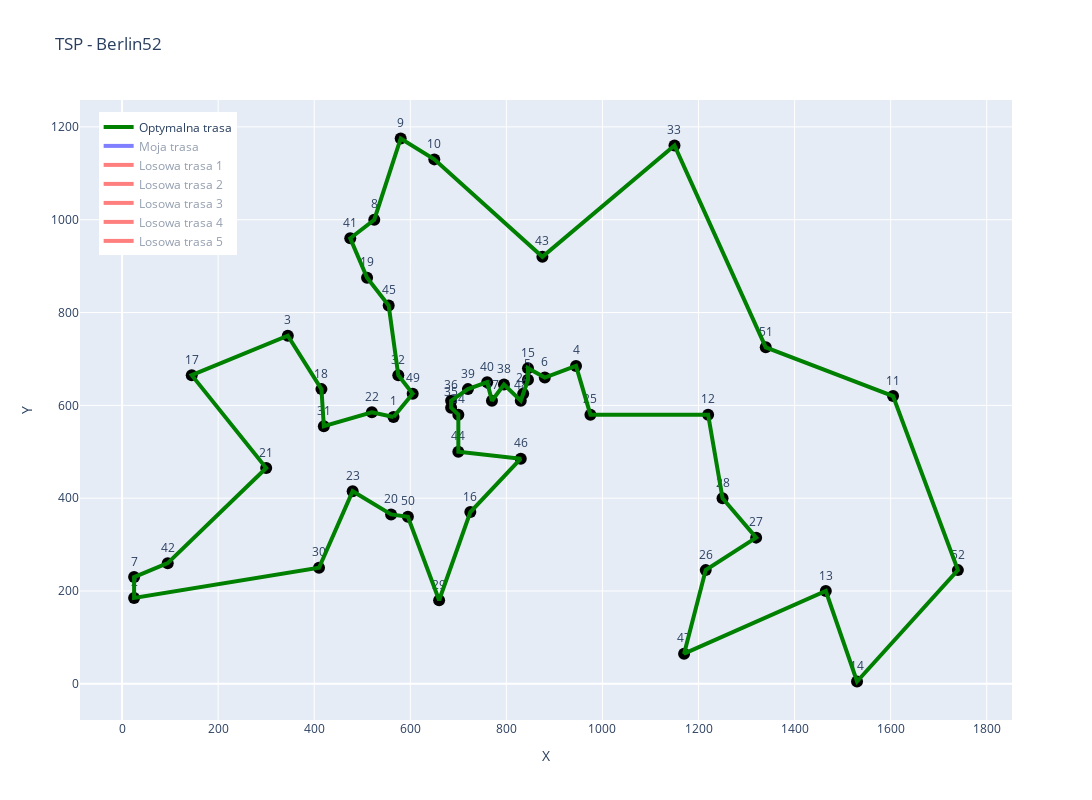

The cell this chart's notebook holds for it:
### Markdown cell above
ZADANIE 1.1

### Code cell
import tsplib95
import plotly.graph_objects as go
import numpy as np

# Wczytywanie problemu BERLIN 52
problem = tsplib95.load('berlin52.tsp')
coords = problem.node_coords
nodes = list(coords.keys())
N = len(nodes)

def build_distance_matrix(problem) -> np.ndarray:
    n = problem.dimension + 1
    D = np.zeros((n, n), dtype=int)
    for i in range(1, n):
        for j in range(1, n):
            # TSPLIB ma węzły 1..n, my indeksujemy 0..n-1
            D[i, j] = problem.get_weight(i, j)
    return D

def to_zero_based(tour_1based: list[int]) -> np.ndarray:
    """Zamienia [1..n] na [0..n-1]"""
    return np.asarray(tour_1based, dtype=np.int64) - 1

D = build_distance_matrix(problem)

# Optymalna sciezka
opt = tsplib95.load('berlin52.opt.tour')
opt_tours = opt.tours
optimal_tour = list(opt_tours[0])

# Funkcja pomocnicza do rysowania trasy
def create_trace(path, color='blue', name='Trasa', visible=False):
    x = [coords[node][0] for node in path] + [coords[path[0]][0]]
    y = [coords[node][1] for node in path] + [coords[path[0]][1]]

    return go.Scatter(
        x=x,
        y=y,
        mode='lines',
        textposition="top center",
        line=dict(color=color, width=4),
        name=name,
        visible='legendonly' if not visible else True,
        showlegend=True
    )

# Generuje losowa trasę
def random_tour(start_fixed=True):
    order = list(range(1, N + 1))
    if start_fixed:
        tail = order[1:]
        np.random.shuffle(tail)
        order[1:] = tail
    else:
        np.random.shuffle(order)
    return order


random_traces = []
for _ in range(5):
    random_traces.append(random_tour())

my_path = [3, 15, 36, 19, 8, 17, 31, 28, 26, 45, 18, 5, 13, 47, 39, 23, 46, 49, 48, 42, 4, 32, 12, 38, 35, 1, 44, 43, 33, 24, 11, 7, 6, 9, 16, 25, 41, 27, 29, 22, 30, 52, 2, 10, 21, 37, 20, 14, 51, 50, 40, 34, 3]

# 📌 Tylko punkty (bez trasy)
points_trace = go.Scatter(
    x=[coords[n][0] for n in nodes],
    y=[coords[n][1] for n in nodes],
    mode='markers+text',
    text=[str(n) for n in nodes],
    textposition="top center",
    marker=dict(size=12, color='black'),
    name='Miasta',
    showlegend=False 
)

fig = go.Figure()

fig.add_trace(points_trace)
fig.add_trace(create_trace(optimal_tour, color='green', name="Optymalna trasa", visible=True))
fig.add_trace(create_trace(my_path, color='blue', name="Moja trasa"))
for i, trace in enumerate(random_traces):
    fig.add_trace(create_trace(trace, color='red', name=f"Losowa trasa {i + 1}"))

fig.update_layout(
    title="TSP - Berlin52",
    xaxis_title="X",
    yaxis_title="Y",
    width=1200,
    height=800,
    legend=dict(x=0.02, y=0.98)
)

fig.show()

### Figure 1 — Plotly figure (JSON) as saved in the notebook; plotly's stock layout.template omitted (floating-point values rounded to 4 significant figures)
{"data": [{"marker": {"color": "black", "size": 12}, "mode": "markers+text", "name": "Miasta", "showlegend": false, "text": ["1", "2", "3", "4", "5", "6", "7", "8", "9", "10", "11", "12", "13", "14", "15", "16", "17", "18", "19", "20", "21", "22", "23", "24", "25", "26", "27", "28", "29", "30", "31", "32", "33", "34", "35", "36", "37", "38", "39", "40", "41", "42", "43", "44", "45", "46", "47", "48", "49", "50", "51", "52"], "textposition": "top center", "type": "scatter", "x": [565, 25, 345, 945, 845, 880, 25, 525, 580, 650, 1605, 1220, 1465, 1530, 845, 725, 145, 415, 510, 560, 300, 520, 480, 835, 975, 1215, 1320, 1250, 660, 410, 420, 575, 1150, 700, 685, 685, 770, 795, 720, 760, 475, 95, 875, 700, 555, 830, 1170, 830, 605, 595, 1340, 1740], "y": [575, 185, 750, 685, 655, 660, 230, 1000, 1175, 1130, 620, 580, 200, 5, 680, 370, 665, 635, 875, 365, 465, 585, 415, 625, 580, 245, 315, 400, 180, 250, 555, 665, 1160, 580, 595, 610, 610, 645, 635, 650, 960, 260, 920, 500, 815, 485, 65, 610, 625, 360, 725, 245]}, {"line": {"color": "green", "width": 4}, "mode": "lines", "name": "Optymalna trasa", "showlegend": true, "textposition": "top center", "type": "scatter", "visible": true, "x": [565, 605, 575, 555, 510, 475, 525, 580, 650, 875, 1150, 1340, 1605, 1740, 1530, 1465, 1170, 1215, 1320, 1250, 1220, 975, 945, 880, 845, 845, 835, 830, 795, 770, 760, 720, 685, 685, 700, 700, 830, 725, 660, 595, 560, 480, 410, 25, 25, 95, 300, 145, 345, 415, 420, 520, 565], "y": [575, 625, 665, 815, 875, 960, 1000, 1175, 1130, 920, 1160, 725, 620, 245, 5, 200, 65, 245, 315, 400, 580, 580, 685, 660, 680, 655, 625, 610, 645, 610, 650, 635, 610, 595, 580, 500, 485, 370, 180, 360, 365, 415, 250, 185, 230, 260, 465, 665, 750, 635, 555, 585, 575]}, {"line": {"color": "blue", "width": 4}, "mode": "lines", "name": "Moja trasa", "showlegend": true, "textposition": "top center", "type": "scatter", "visible": "legendonly", "x": [345, 845, 685, 510, 525, 145, 420, 1250, 1215, 555, 415, 845, 1465, 1170, 720, 480, 830, 605, 830, 95, 945, 575, 1220, 795, 685, 565, 700, 875, 1150, 835, 1605, 25, 880, 580, 725, 975, 475, 1320, 660, 520, 410, 1740, 25, 650, 300, 770, 560, 1530, 1340, 595, 760, 700, 345, 345], "y": [750, 680, 610, 875, 1000, 665, 555, 400, 245, 815, 635, 655, 200, 65, 635, 415, 485, 625, 610, 260, 685, 665, 580, 645, 595, 575, 500, 920, 1160, 625, 620, 230, 660, 1175, 370, 580, 960, 315, 180, 585, 250, 245, 185, 1130, 465, 610, 365, 5, 725, 360, 650, 580, 750, 750]}, {"line": {"color": "red", "width": 4}, "mode": "lines", "name": "Losowa trasa 1", "showlegend": true, "textposition": "top center", "type": "scatter", "visible": "legendonly", "x": [565, 1465, 1320, 145, 945, 95, 595, 1250, 1740, 1340, 1215, 700, 1605, 685, 845, 700, 880, 560, 1150, 520, 580, 555, 725, 650, 760, 415, 525, 845, 830, 475, 300, 25, 685, 975, 25, 875, 830, 410, 720, 660, 345, 510, 605, 420, 480, 575, 1220, 795, 1530, 1170, 835, 770, 565], "y": [575, 200, 315, 665, 685, 260, 360, 400, 245, 725, 245, 500, 620, 595, 680, 580, 660, 365, 1160, 585, 1175, 815, 370, 1130, 650, 635, 1000, 655, 485, 960, 465, 185, 610, 580, 230, 920, 610, 250, 635, 180, 750, 875, 625, 555, 415, 665, 580, 645, 5, 65, 625, 610, 575]}, {"line": {"color": "red", "width": 4}, "mode": "lines", "name": "Losowa trasa 2", "showlegend": true, "textposition": "top center", "type": "scatter", "visible": "legendonly", "x": [565, 1530, 720, 700, 95, 300, 760, 725, 410, 25, 770, 475, 510, 1465, 145, 660, 1340, 880, 1740, 875, 1150, 700, 1250, 480, 595, 1170, 555, 345, 975, 525, 1215, 795, 845, 685, 580, 560, 605, 25, 1220, 1320, 685, 420, 835, 575, 945, 520, 830, 1605, 845, 830, 415, 650, 565], "y": [575, 5, 635, 580, 260, 465, 650, 370, 250, 185, 610, 960, 875, 200, 665, 180, 725, 660, 245, 920, 1160, 500, 400, 415, 360, 65, 815, 750, 580, 1000, 245, 645, 680, 595, 1175, 365, 625, 230, 580, 315, 610, 555, 625, 665, 685, 585, 610, 620, 655, 485, 635, 1130, 575]}, {"line": {"color": "red", "width": 4}, "mode": "lines", "name": "Losowa trasa 3", "showlegend": true, "textposition": "top center", "type": "scatter", "visible": "legendonly", "x": [565, 1530, 525, 1340, 945, 555, 25, 875, 1465, 520, 845, 650, 1605, 1740, 420, 760, 685, 145, 480, 1170, 1320, 510, 720, 345, 700, 95, 560, 725, 575, 770, 410, 700, 830, 25, 475, 595, 830, 1150, 300, 580, 1215, 685, 835, 1220, 975, 795, 845, 1250, 880, 660, 415, 605, 565], "y": [575, 5, 1000, 725, 685, 815, 230, 920, 200, 585, 655, 1130, 620, 245, 555, 650, 595, 665, 415, 65, 315, 875, 635, 750, 500, 260, 365, 370, 665, 610, 250, 580, 610, 185, 960, 360, 485, 1160, 465, 1175, 245, 610, 625, 580, 580, 645, 680, 400, 660, 180, 635, 625, 575]}, {"line": {"color": "red", "width": 4}, "mode": "lines", "name": "Losowa trasa 4", "showlegend": true, "textposition": "top center", "type": "scatter", "visible": "legendonly", "x": [565, 835, 945, 525, 1220, 845, 145, 480, 660, 580, 795, 605, 685, 770, 1465, 475, 700, 555, 560, 345, 1170, 720, 415, 650, 875, 700, 1250, 760, 520, 25, 1605, 300, 725, 975, 1740, 410, 1320, 595, 1150, 1215, 685, 510, 830, 95, 25, 1530, 845, 830, 420, 575, 1340, 880, 565], "y": [575, 625, 685, 1000, 580, 655, 665, 415, 180, 1175, 645, 625, 595, 610, 200, 960, 580, 815, 365, 750, 65, 635, 635, 1130, 920, 500, 400, 650, 585, 230, 620, 465, 370, 580, 245, 250, 315, 360, 1160, 245, 610, 875, 485, 260, 185, 5, 680, 610, 555, 665, 725, 660, 575]}, {"line": {"color": "red", "width": 4}, "mode": "lines", "name": "Losowa trasa 5", "showlegend": true, "textposition": "top center", "type": "scatter", "visible": "legendonly", "x": [565, 555, 725, 1465, 760, 880, 595, 845, 830, 95, 1150, 575, 410, 475, 685, 875, 25, 415, 420, 525, 1340, 650, 1320, 685, 1215, 480, 720, 1220, 560, 580, 520, 795, 945, 845, 1530, 345, 700, 975, 510, 145, 660, 835, 830, 25, 1605, 700, 1740, 300, 1250, 605, 1170, 770, 565], "y": [575, 815, 370, 200, 650, 660, 360, 655, 610, 260, 1160, 665, 250, 960, 610, 920, 185, 635, 555, 1000, 725, 1130, 315, 595, 245, 415, 635, 580, 365, 1175, 585, 645, 685, 680, 5, 750, 580, 580, 875, 665, 180, 625, 485, 230, 620, 500, 245, 465, 400, 625, 65, 610, 575]}], "layout": {"height": 800, "legend": {"x": 0.02, "y": 0.98}, "title": {"text": "TSP - Berlin52"}, "width": 1200, "xaxis": {"title": {"text": "X"}}, "yaxis": {"title": {"text": "Y"}}}}
